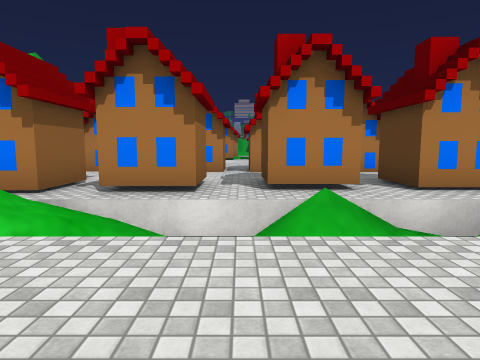
View 1 (above)

24 first-person views from a walk through a Unity game level. The camera is 1.4 m above the floor, tilts 6° down and sees 75° across. The floor is counted in squares, 2 m on a side. Each view is taken from the middle of a square. On the plan, view 1 faces up. The plan holds only what a view shows up to about 10 squares ahead; the rest is blank. The place goes on beyond the plan. The player is left out. Some surface patterns are stand-ins.

View 2
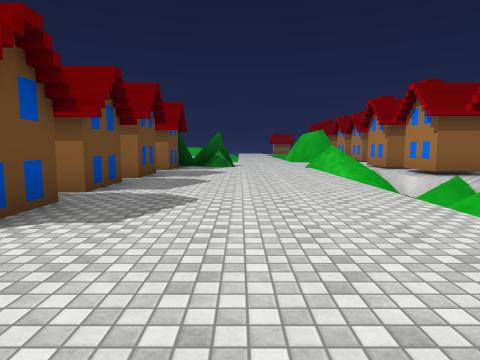

View 3
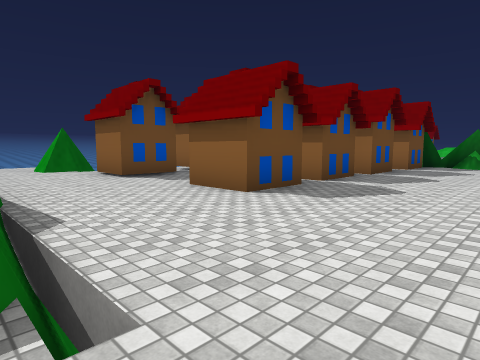

View 4
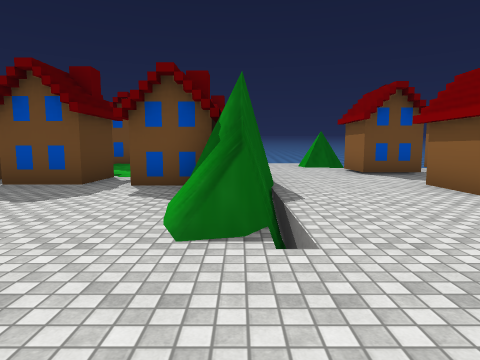

View 5
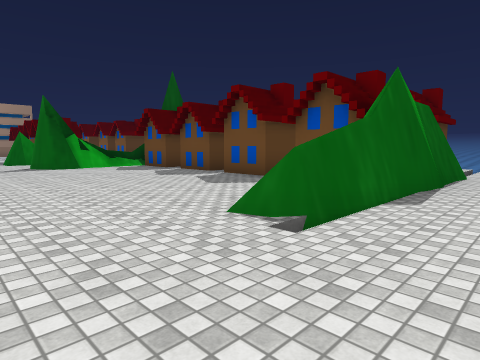

View 6
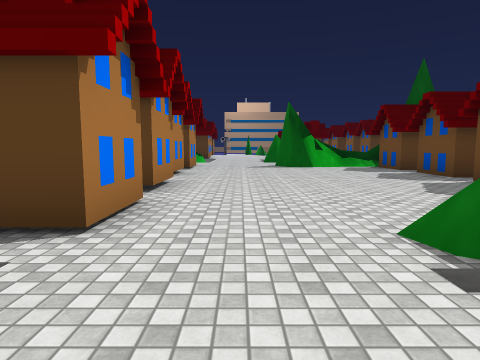

View 7
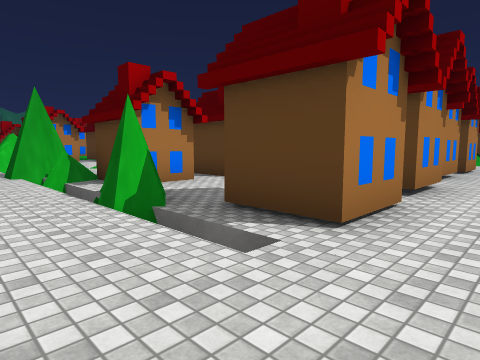

View 8
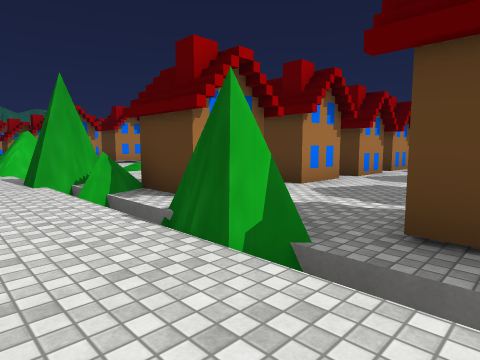

View 9
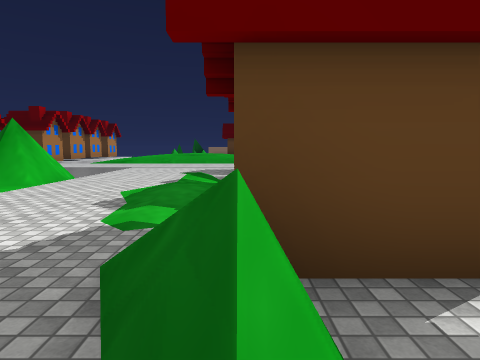

View 10
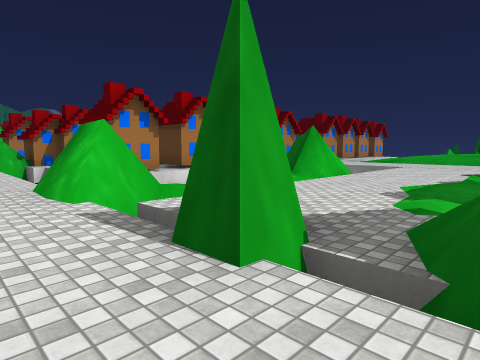

View 11
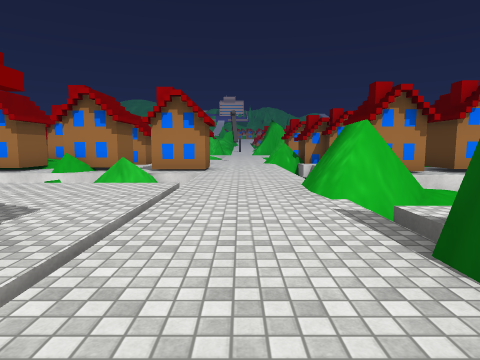

View 12
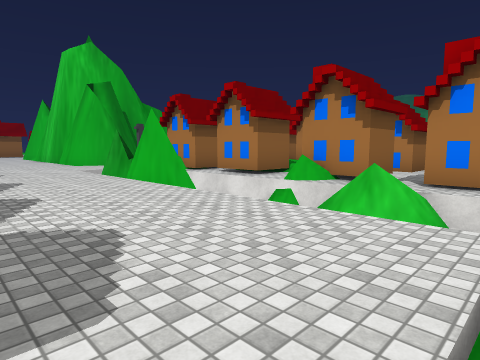

View 13
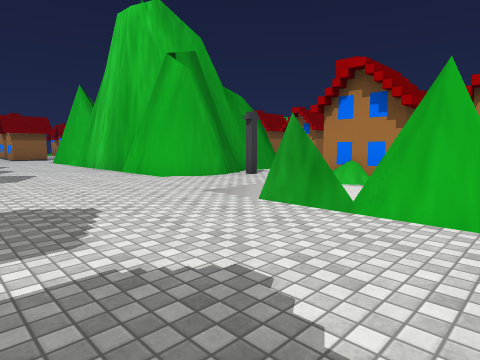

View 14
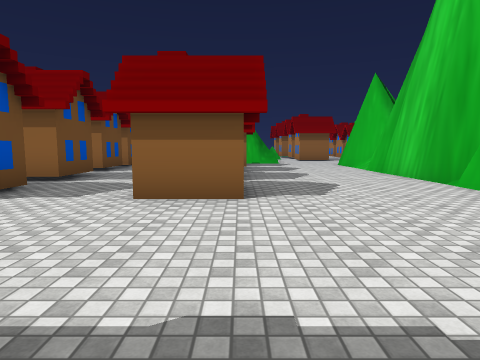

View 15
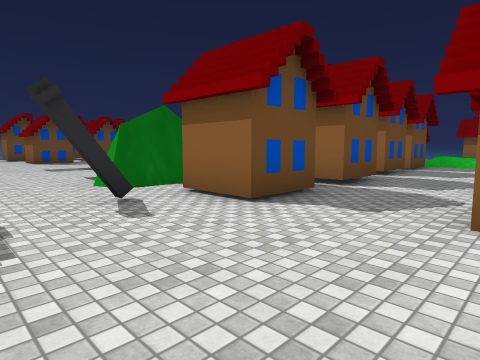

View 16
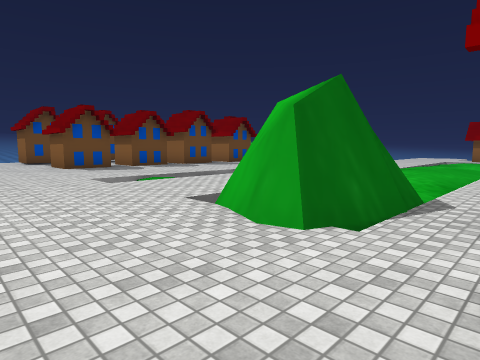

View 17
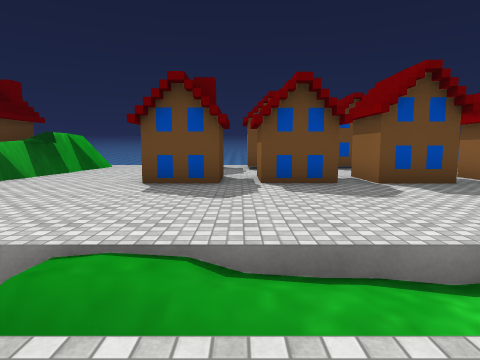

View 18
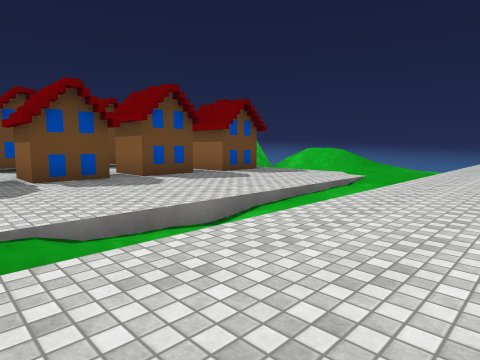

View 19
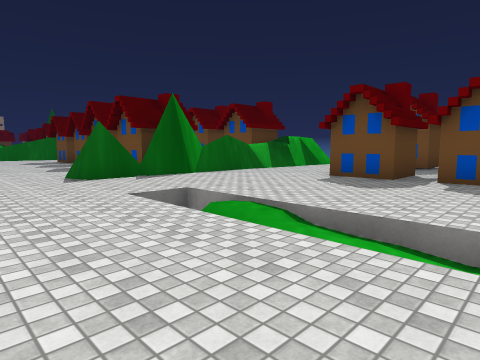

View 20
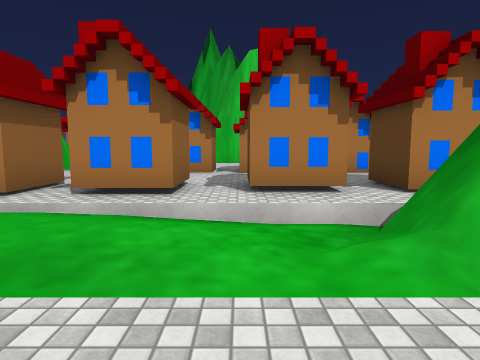

View 21
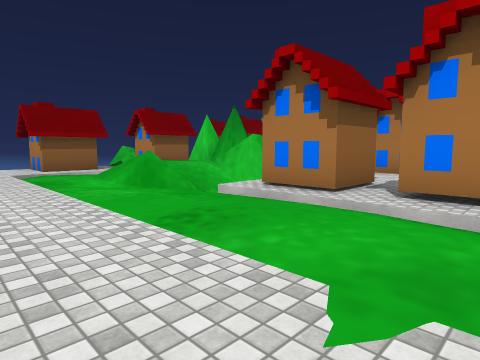

View 22
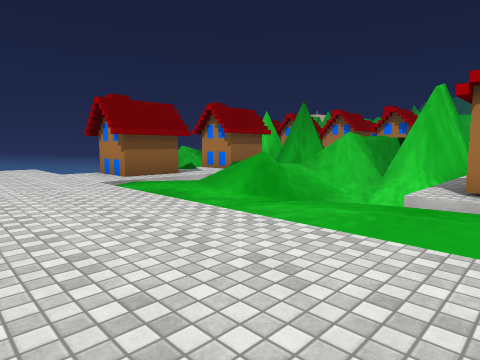

View 23
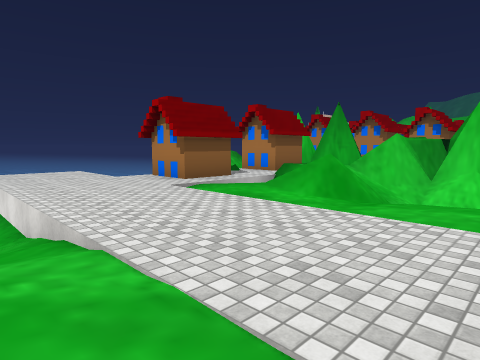

View 24
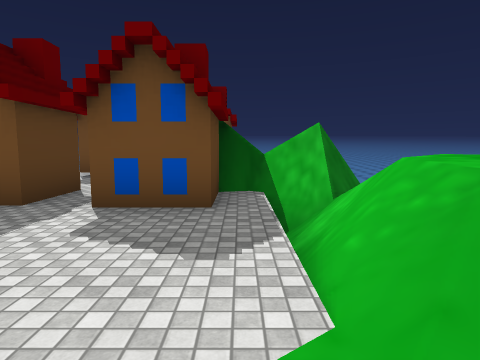

### Floor plan
Key: @ floor where view 1 was taken; # wall or solid block; x gap in a wall; . main floor; : floor 0.25 m higher than the main floor; - floor 0.25 m lower than the main floor; + floor 0.5 m higher than the main floor; _ floor 0.5 m lower than the main floor; < floor 1.25 m lower than the main floor; / step, stairs or slope; = window, fence, low wall or low ledge; v drop or lower ground; H house; P pole; O other object.
Columns run from 24 left of view 1 to 17 right of it. Each row starts with its distance up from view 1.
 18                 #.  HHHH.HH.HH..  HHHH
 17                 #P. #HHH.#......  HHHH
 16              #####.vvvvvvvv## ..   ##
 15           .###/##..vxx#v   #= ..
 14           ................./////#     #
 13           .................../.=##/  ###
 12           .................../../////##vv
 11     ### H HHHH.H........ ..../..v ........
 10     ###.H HHHH.H....HHHH.H HH/..#/........
  9    ####.............HHHH.H HH/..x.//////..
  8 HH ///=..............  ..  .  ..#HH.H...HH
  7 HH //  HH.HHHH.HH..... ..  .   .vHHHH  HHH
  6   =/// HH.HHHH.HHOO.HHHH.HHHH  .:........
  5 HH===/ ///////=##...HHHH.HHHH ..#......
  4  H=#_//.....//###..v :=#v===  ..v..HH.HHHH
  3 .H.-//......./###..v x<    /  ..HHHHH.HHHH
  2 .................... ....................
  1 .........................................
  0 =vv=/..//////==/=.......@.......=.........
 -1    //////////////..##...........#........#
 -2       //...........#HH..........#=.......
 -3      //............#HH HHHHHH...##.......
 -4      //............#     HHHH...#HHHH.H.HH
 -5       /.HHHH.H.HH..#        ....#HHHHHH H
 -6      /#H HHHHH.HH..#     HH.H...#  :
 -7      ###  ..  .  ..#HH   HH.H..    ++
 -8           .. ... ..#HH       ... HHHH
 -9           HH H.HH..#         #.. HHHH
-10           HH H HH            #.

Where each view was taken, in squares from view 1:
view 1: 0 up, 0 right, facing up
view 2: 0 up, 7 right, facing left
view 3: 1 up, 8 right, facing down-left
view 4: 2 up, 8 right, facing down
view 5: 2 up, 6 right, facing down-right
view 6: 1 up, 6 right, facing right
view 7: 1 up, 6 right, facing up-right
view 8: 3 up, 6 right, facing up-right
view 9: 8 up, 7 right, facing right
view 10: 8 up, 6 right, facing up-right
view 11: 8 up, 6 right, facing up
view 12: 11 up, 5 right, facing up-left
view 13: 11 up, 1 left, facing up-left
view 14: 11 up, 4 left, facing left
view 15: 10 up, 5 left, facing down-left
view 16: 6 up, 5 left, facing down-left
view 17: 1 up, 10 left, facing down
view 18: 2 up, 9 left, facing down-left
view 19: 2 up, 12 left, facing down-right
view 20: 1 up, 12 left, facing up
view 21: 1 up, 13 left, facing up-left
view 22: 0 up, 16 left, facing up-left
view 23: 1 down, 17 left, facing up-left
view 24: 1 down, 17 left, facing down
